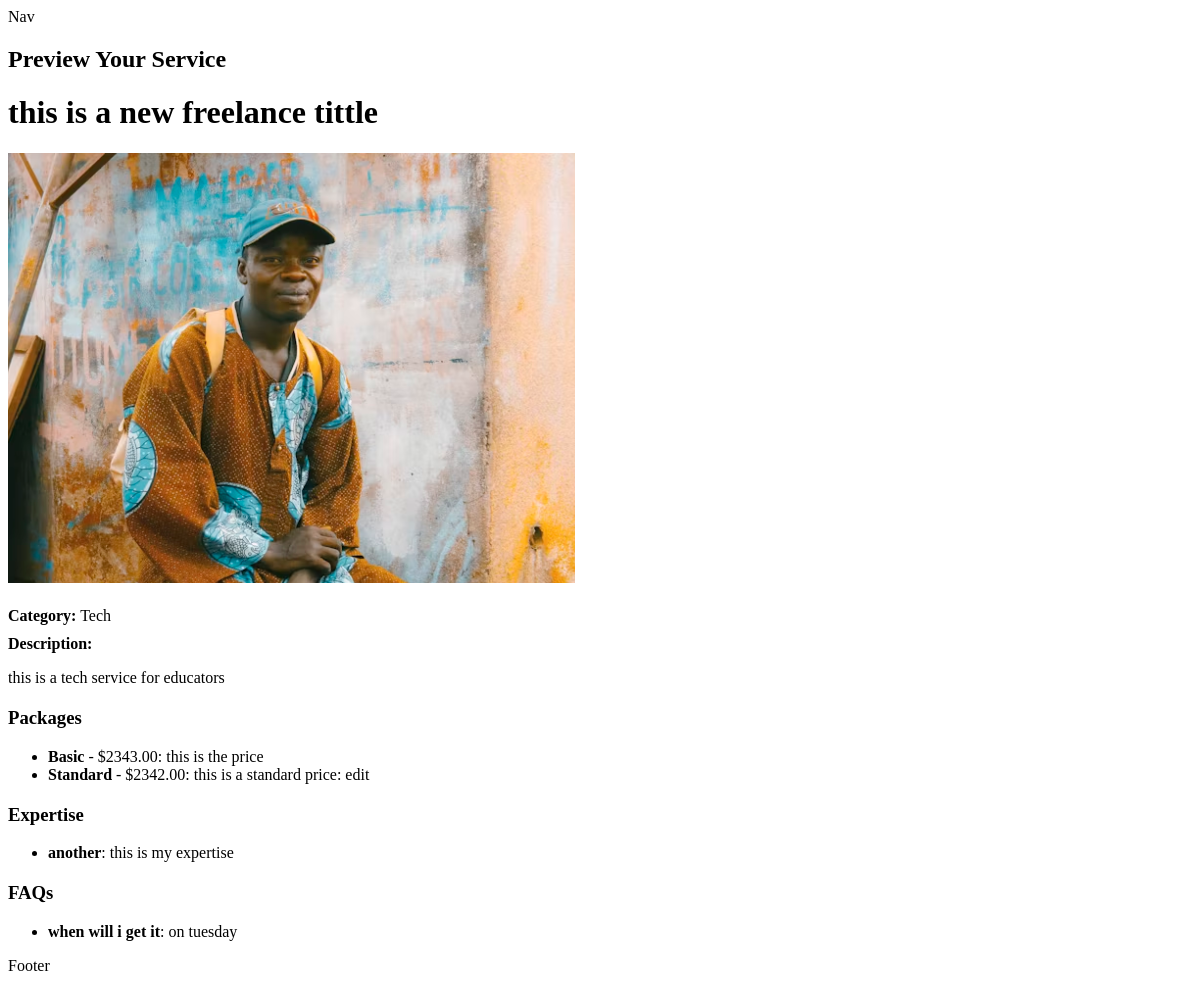
The app's page /service/10/, older data.
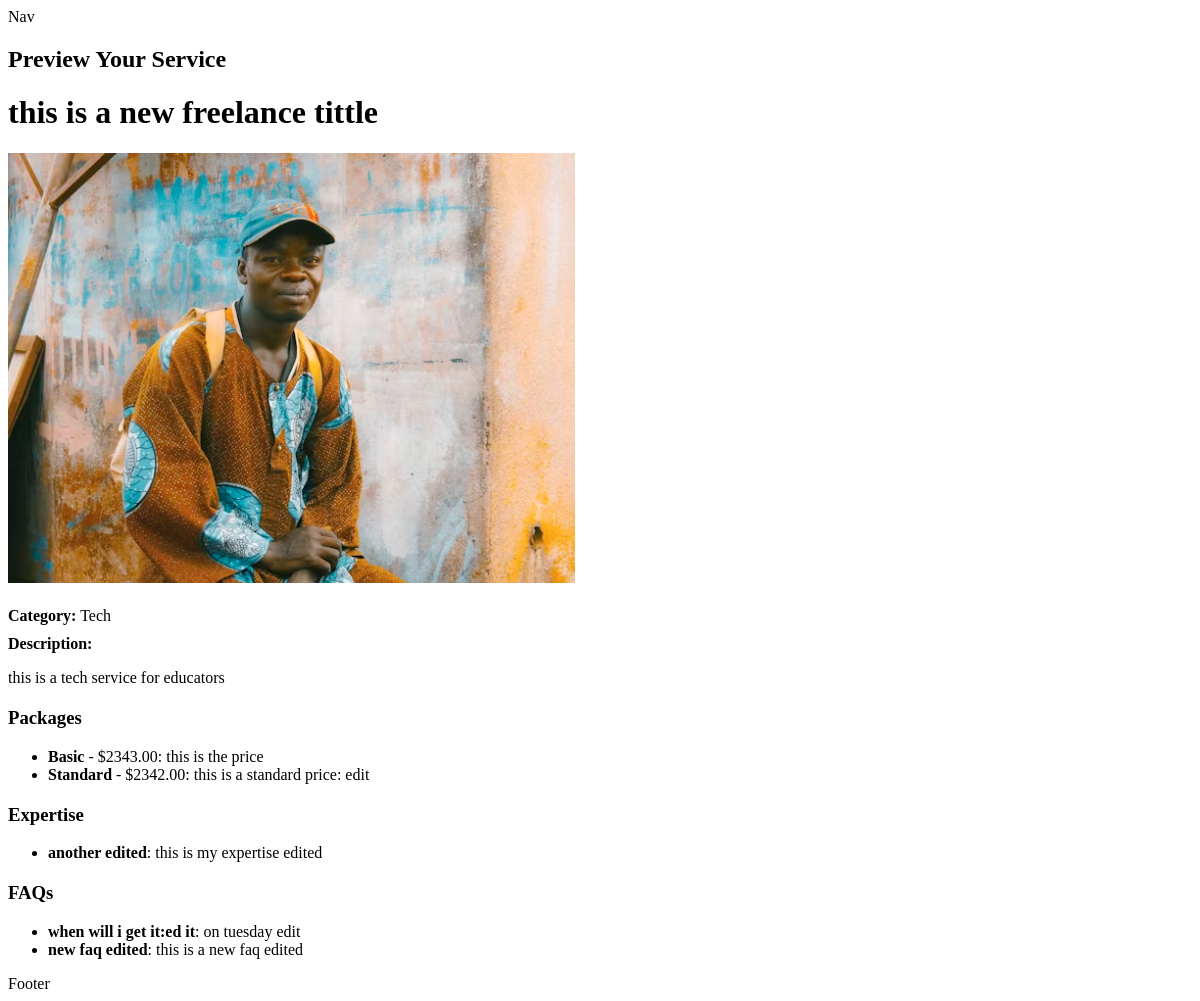
The same page, newer data.
### app_main/models/packages.py (models this page shows, shortened)
class ServicePackage(models.Model):
    service = models.ForeignKey(
        'Service',
        on_delete=models.CASCADE,
        related_name='packages'
    )
    package_type = models.CharField(max_length=20, choices=PACKAGE_CHOICES)
    package_price = models.DecimalField(max_digits=10, decimal_places=2)
    package_desc = models.TextField()
    class Meta:
        unique_together = ('service', 'package_type')  # prevents duplicate types per service

### app_main/models/expertise.py (models this page shows, shortened)
class Expertise(models.Model):
    service = models.ForeignKey(Service, on_delete=models.CASCADE, related_name='expertises')
    expertise_title = models.CharField(max_length=255)
    expertise_about = models.TextField()

### app_main/models/faqs.py (models this page shows, shortened)
class FAQ(models.Model):
    service = models.ForeignKey(Service, on_delete=models.CASCADE, related_name='faqs')
    faq_question = models.CharField(max_length=255)
    faq_answer = models.TextField()

### app_main/views/service_views.py (the view)
# urls.py: path('service/<int:service_id>/', service_detail, name='service_detail'),
def service_detail(request, service_id):
    service = get_object_or_404(Service, id=service_id)
    return render(request, 'service/service_detail.html', {'service': service})

### app_main/templates/service/service_detail.html
{% extends "layout.html" %}
{% block content %}
<h2>Preview Your Service</h2>
<div class="service-detail">
    <h1>{{ service.service_title }}</h1>
    {% if service.service_image %}
        <img src="{{ service.service_image.url }}" alt="{{ service.service_title }}" style="max-width:100%; margin-bottom: 20px;">
    {% endif %}
    <div class="service-category">
        <strong>Category:</strong> {{ service.category }}
    </div>
    <div class="service-description" style="margin-top: 10px;">
        <strong>Description:</strong>
        {{ service.service_description|safe }}
    </div>
    <div class="service-packages" style="margin-top: 20px;">
        <h3>Packages</h3>
        {% if service.packages.all %}
            <ul>
                {% for package in service.packages.all %}
                    <li>
                        <strong>{{ package.package_type|title }}</strong> - ${{ package.package_price }}: {{ package.package_desc }}
                    </li>
                {% empty %}
                    <li>No packages added yet.</li>
                {% endfor %}
            </ul>
        {% else %}
            <p>No packages added yet.</p>
        {% endif %}
    </div>
    <div class="service-expertise" style="margin-top: 20px;">
        <h3>Expertise</h3>
        {% if service.expertises.all %}
            <ul>
                {% for expertise in service.expertises.all %}
                    <li>
                        <strong>{{ expertise.expertise_title }}</strong>: {{ expertise.expertise_about }}
                    </li>
                {% empty %}
                    <li>No expertise added yet.</li>
                {% endfor %}
            </ul>
        {% else %}
            <p>No expertise added yet.</p>
        {% endif %}
    </div>
    <div class="service-faqs" style="margin-top: 20px;">
        <h3>FAQs</h3>
        {% if service.faqs.all %}
            <ul>
                {% for faq in service.faqs.all %}
                    <li>
                        <strong>{{ faq.faq_question }}</strong>: {{ faq.faq_answer }}
                    </li>
                {% empty %}
                    <li>No FAQs added yet.</li>
                {% endfor %}
            </ul>
        {% else %}
            <p>No FAQs added yet.</p>
        {% endif %}
    </div>
</div>
{% endblock content %}

Row changes from the older to the newer data that the page shows:
removed Expertise: expertise_title "another", expertise_about "this is my expertise"
removed FAQ: faq_question "when will i get it", faq_answer "on tuesday"
added Expertise: expertise_title "another edited", expertise_about "this is my expertise edited"
added FAQ: faq_question "when will i get it:ed it", faq_answer "on tuesday edit"
added FAQ: faq_question "new faq edited", faq_answer "this is a new faq edited"
